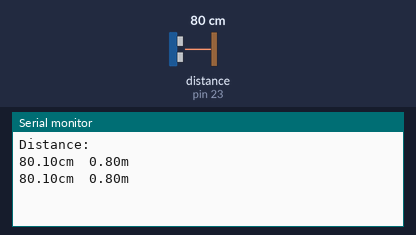
Bench run of a sketch on a simulated Arduino Mega 2560, built with avr-gcc and run on an emulated ATmega2560. Parts: the last lines printed to the serial monitor. Wiring (inferred from the names in the program): ultrasonic range finder: trigger pin 22; echo pin 23. Inputs (shaded band) come from the test bench; at power-on: distance to the obstacle (sensor on pin 23) 80 cm. The echo pulse lasts 58.3 µs per cm.

Above: at 7.2 s.
7.3 s: distance to the obstacle (sensor on pin 23) set to 2 cm
At 8.6 s:
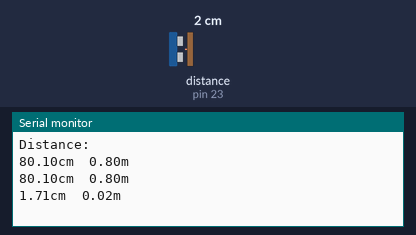
8.8 s: distance to the obstacle (sensor on pin 23) set to 4 cm
At 9.8 s:
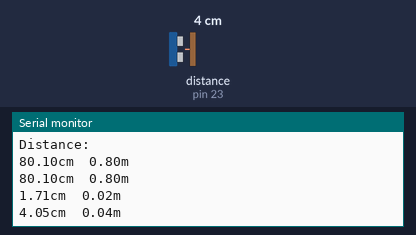
Timing chart, 0 to 11.8 s (numbered marks = the images above; inputs shaded):
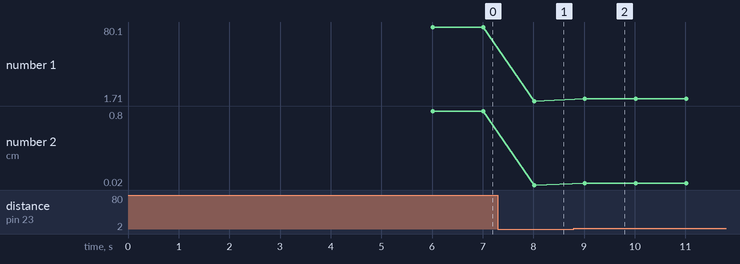

Measured:
- after the input at 7.3 s, the serial monitor: prints a new line after 0.71 s (image 1)
- after the input at 8.8 s, the serial monitor: prints a new line after 0.21 s (image 2)
- plotted number 1: 80.1 → 1.71 after the input at 7.3 s, 1.71 → 4.05 after the input at 8.8 s
- plotted number 2: 0.8 → 0.02 after the input at 7.3 s, 0.02 → 0.04 after the input at 8.8 s

The sketch:

Prototype_capteur_distance.ino
```cpp
int trig = 22;       // Trigger pin connected to digital pin 22
int echo = 23;       // Echo pin connected to digital pin 23
int duration;        // Variable to store the duration of the echo pulse
float distance;      // Distance in centimeters
float meter;         // Distance in meters

void setup()
{
  Serial.begin(9600);            // Start serial communication at 9600 baud rate
  pinMode(trig, OUTPUT);         // Set the trigger pin as output
  digitalWrite(trig, LOW);       // Ensure trigger pin starts low
  delayMicroseconds(2);          // Short delay for stability
  pinMode(echo, INPUT);          // Set the echo pin as input
  delay(6000);                   // Initial delay (can be reduced or removed)
  Serial.println("Distance:");   // Print header text
}

void loop()
{
  digitalWrite(trig, HIGH);      // Send a 10 microsecond pulse to trigger the sensor
  delayMicroseconds(10);
  digitalWrite(trig, LOW);       // Set trigger pin low again

  duration = pulseIn(echo, HIGH); // Measure the length of the echo pulse

  if(duration >= 38000){          // If duration is too long (no object detected or too far)
      Serial.print("Out range");  // Print out of range
  }
  else{
      distance = duration / 58.0;   // Convert duration to distance in cm
      Serial.print(distance);
      Serial.print("cm");

      meter = distance / 100.0;     // Convert cm to meters
      Serial.print("\t");
      Serial.print(meter);
      Serial.println("m");
  }
  delay(1000);                     // Wait one second before next measurement
}
```
